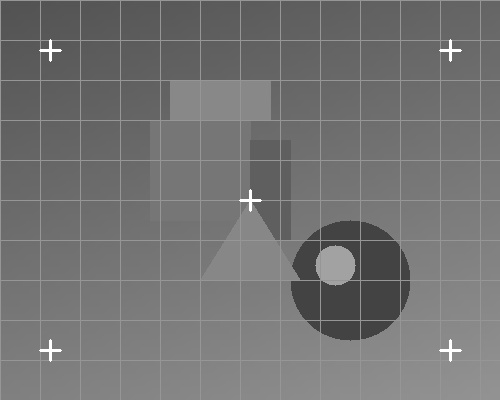
#> input picture 最优化算法与立体视觉重建/立体视觉点云重建/stereo_image_1.jpg, 500 x 400 px
$ jupyter execute '编程实践.ipynb'
#> lines starting #> are read from the running program, lines starting #| are printed output that depends on the picture; long printed decimals are rounded
### utils.py
"""
utils.py — 教程通用基础设施

设计原则：本文件只提供"基础设施"，**不包含任何算法实现**。
所有算法都必须保留在各章 Notebook 中手写实现，utils 仅负责：

1. 中文路径兼容的图像读写（Windows 下 cv2.imread 遇到中文路径会返回 None）
2. 中文字体配置（matplotlib 默认字体无法显示中文）
3. 随机种子固定（保证含 RANSAC / 噪声的章节结果可复现）
4. 图像与直方图的可视化辅助（仅做显示，不参与任何计算）
5. 手写实现 vs 参考实现的数值对比报告

被各章 Notebook 通过 `from utils import ...` 使用。
"""

from __future__ import annotations

import os
import random
from typing import Iterable, Sequence

import cv2
import numpy as np
import matplotlib
import matplotlib.pyplot as plt


# --------------------------------------------------------------------------- #
# 1. 中文路径兼容的图像读写
# --------------------------------------------------------------------------- #

def cv_imread(path: str, flags: int = cv2.IMREAD_COLOR) -> np.ndarray | None:
    """读取图像，兼容中文/Unicode 路径。

    Windows 下 `cv2.imread` 使用 ANSI 编码打开文件，路径含中文时会静默返回 None。
    这里改用 `np.fromfile` + `cv2.imdecode` 绕开该限制。

    参数:
        path: 图像路径（可含中文）
        flags: OpenCV 读取标志，如 cv2.IMREAD_COLOR / cv2.IMREAD_GRAYSCALE

    返回:
        图像数组；读取失败时返回 None
    """
    if not os.path.exists(path):
        return None
    try:
        buffer = np.fromfile(path, dtype=np.uint8)
        if buffer.size == 0:
            return None
        return cv2.imdecode(buffer, flags)
    except Exception:
        return None


# [22 lines left out: function cv_imwrite, not called in this run]


# --------------------------------------------------------------------------- #
# 2. 中文字体与随机种子
# --------------------------------------------------------------------------- #

def setup_plot_chinese() -> None:
    """配置 matplotlib 以正常显示中文与负号。

    预置字体：SimHei（黑体）、Microsoft YaHei（微软雅黑）等，
    按可用性依次回退，避免中文显示为方框。
    """
    plt.rcParams["font.sans-serif"] = [
        "SimHei",
        "Microsoft YaHei",
        "Noto Sans CJK SC",
        "WenQuanYi Micro Hei",
        "PingFang SC",
        "DejaVu Sans",
    ]
    plt.rcParams["axes.unicode_minus"] = False


def set_random_seed(seed: int = 42) -> None:
    """固定所有随机源，保证含随机采样的章节（RANSAC 等）结果可复现。"""
    random.seed(seed)
    np.random.seed(seed)
    os.environ["PYTHONHASHSEED"] = str(seed)


# --------------------------------------------------------------------------- #
# 3. 可视化辅助（只负责显示，不参与计算）
# --------------------------------------------------------------------------- #

# [288 lines left out: functions _as_list, _to_displayable, show_images, show_histogram, plot_gaussian_kernel, plot_gamma_curve and 1 more, not called in this run]

### 最优化算法与立体视觉重建/立体视觉点云重建/编程实践.ipynb
# 第三章：立体视觉点云重建

## 编程实践：手写 SFM 点云重建（F/E/R,t/三角化）

| 项目 | 说明 |
|------|------|
| 输入图片 | `stereo_image_1.jpg` / `stereo_image_2.jpg`（参考库第 19 章为外链 SFM 数据集，本仓库沿用自备立体对） |
| 手写核心 | 归一化 8 点法求 F、E 分解恢复 R/t、线性三角化、点云导出 |
| 允许调用 | 图像读写、矩阵计算、特征点提取与匹配（OpenCV/numpy） |
| 对比验证 | 与 OpenCV `cv2.findFundamentalMat` 求出的 F 做数值对比 |

## 一、学习目标

1. 掌握从图像序列重建三维点云的计算原理与编程实现。
2. 掌握**对极几何**：基础矩阵 `F` 与本质矩阵 `E` 的关系。
3. 掌握 **R/t 恢复** 与 **线性三角化** 的完整 SFM 流程。

### 对极几何

```
x2^T F x1 = 0         （像素坐标）
E = K2^T F K1         （归一化坐标）
```

`F` 有 7 个自由度，最少 8 对匹配点求解（8 点法）；`E` 与相机内参有关。

### E 分解与三角化

对 `E` 做 SVD，可得到 4 组候选 `(R, t)`；用 **cheirality（正深度）** 准则选择正确解：

```
P1 = K [I | 0]
P2 = K [R | t]
```

对每对匹配点，用 DLT 构造 4x4 线性方程组并 SVD 求解三维点 `X`。

## 二、手写约束清单（二阶段）

- ✅ 允许调用：`cv_imread` / `cv_imwrite`（读写）、numpy 矩阵计算（SVD、norm 等）、`cv2.SIFT_create` / `cv2.BFMatcher`（特征提取与匹配）。
- ❌ 其余必须手写：8 点法求 F、E 分解、cheirality 选择、线性三角化、点云导出与可视化。
- 相机内参 `K` 采用 `[[600,0,250],[0,600,200],[0,0,1]]`（与图片尺寸 500×400 对应的假设内参，参考库 SFM 数据集未附标定参数）。

[cell 1]
import sys
from pathlib import Path

# 向上查找项目根目录（含 utils.py），并加入 sys.path
ROOT = Path.cwd().resolve()
while not (ROOT / "utils.py").exists():
    if ROOT.parent == ROOT:
        raise FileNotFoundError("未找到项目根目录 utils.py")
    ROOT = ROOT.parent
sys.path.insert(0, str(ROOT))

import numpy as np
import cv2
import matplotlib.pyplot as plt

from utils import cv_imread, cv_imwrite, set_random_seed, setup_plot_chinese, show_images, compare_results

setup_plot_chinese()
set_random_seed(42)
print(f"OpenCV 版本: {cv2.__version__}")
print(f"当前工作目录: {Path.cwd()}")

[cell 2]
import math


def normalize_points(pts):
    """Hartley 归一化：平移质心到原点，缩放到平均距离 sqrt(2)。"""
    pts = np.asarray(pts, dtype=np.float64)
    c = pts.mean(axis=0)
    d = np.mean(np.linalg.norm(pts - c, axis=1))
    s = math.sqrt(2.0) / d
    return np.array([[s, 0, -s * c[0]], [0, s, -s * c[1]], [0, 0, 1]])


def compute_F_8point(pts1, pts2):
    """手写归一化 8 点法求基础矩阵 F，并强制 rank(F)=2。"""
    T1 = normalize_points(pts1)
    T2 = normalize_points(pts2)
    h1 = (T1 @ np.hstack([pts1, np.ones((len(pts1), 1))]).T).T
    h2 = (T2 @ np.hstack([pts2, np.ones((len(pts2), 1))]).T).T

    A = []
    for (x1, y1, _), (x2, y2, _) in zip(h1, h2):
        A.append([x1 * x2, x1 * y2, x1, y1 * x2, y1 * y2, y1, x2, y2, 1.0])
    A = np.array(A)
    _, _, Vt = np.linalg.svd(A)
    F = Vt[-1].reshape(3, 3)

    U, S, Vt = np.linalg.svd(F)
    S[-1] = 0.0
    F = U @ np.diag(S) @ Vt
    F = T2.T @ F @ T1
    return F / F[2, 2]


def compute_E(K1, K2, F):
    """E = K2^T F K1。"""
    return K2.T @ F @ K1


def decompose_E(E):
    """对本质矩阵 SVD 分解，返回 4 组候选 (R, t)。"""
    U, _, Vt = np.linalg.svd(E)
    W = np.array([[0, -1, 0], [1, 0, 0], [0, 0, 1]])
    R1 = U @ W @ Vt
    R2 = U @ W.T @ Vt
    if np.linalg.det(R1) < 0:
        R1 = -R1
    if np.linalg.det(R2) < 0:
        R2 = -R2
    t = U[:, 2]
    return [(R1, t), (R1, -t), (R2, t), (R2, -t)]


def triangulate_linear(P1, P2, pts1, pts2):
    """手写线性三角化：DLT + SVD 求解三维点。"""
    points = []
    for (x1, y1), (x2, y2) in zip(pts1, pts2):
        A = np.zeros((4, 4))
        A[0] = x1 * P1[2] - P1[0]
        A[1] = y1 * P1[2] - P1[1]
        A[2] = x2 * P2[2] - P2[0]
        A[3] = y2 * P2[2] - P2[1]
        _, _, Vt = np.linalg.svd(A)
        X = Vt[-1]
        X = X / X[3]
        points.append(X[:3])
    return np.array(points)


def select_R_t(E, K, pts1, pts2, candidates):
    """在 4 组 (R,t) 中选择正深度点最多的解。"""
    P1 = K @ np.hstack([np.eye(3), np.zeros((3, 1))])
    best = None
    best_score = -1
    for R, t in candidates:
        P2 = K @ np.hstack([R, t.reshape(3, 1)])
        X = triangulate_linear(P1, P2, pts1, pts2)
        depth1 = X[:, 2]
        Xc2 = (R @ X.T + t.reshape(3, 1)).T
        depth2 = Xc2[:, 2]
        score = int(np.sum((depth1 > 0) & (depth2 > 0)))
        if score > best_score:
            best_score = score
            best = (R, t, X)
    return best

[cell 3]
# 读取立体图像对
img1 = cv_imread("stereo_image_1.jpg", cv2.IMREAD_GRAYSCALE)
#> in cv_imread, returned value is the input picture: shape (400, 500); min 59, max 255, mean 115.1
img2 = cv_imread("stereo_image_2.jpg", cv2.IMREAD_GRAYSCALE)
#> call 2 of cv_imread, with path = 'stereo_image_2.jpg', flags = 0
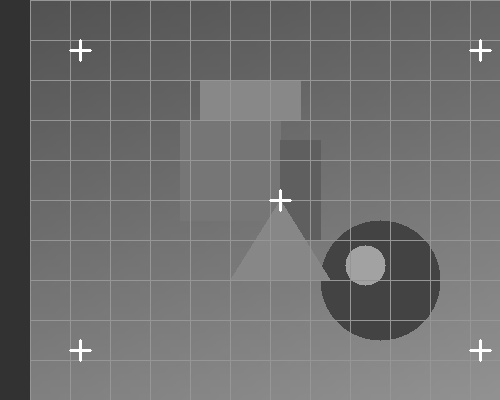
#> input picture 最优化算法与立体视觉重建/立体视觉点云重建/stereo_image_2.jpg, 500 x 400 px
#> in cv_imread, returned value is the input picture: shape (400, 500); min 45, max 255, mean 110.6
assert img1 is not None and img2 is not None, "读取立体图像对失败"
print(f"图像尺寸: {img1.shape[1]}x{img1.shape[0]}")
#| 图像尺寸: 500x400

[cell 4]
# 特征点提取与匹配（允许调用 OpenCV）
sift = cv2.SIFT_create()
kp1, des1 = sift.detectAndCompute(img1, None)
#> kp1 = 56 keypoints; strongest (x, y, size): (250, 191, 2.4), (50, 50, 4.8), (450, 50, 4.8), (250, 200, 4.8)
kp2, des2 = sift.detectAndCompute(img2, None)
#> kp2 = 59 keypoints; strongest (x, y, size): (80, 50, 4.8), (480, 50, 4.8), (280, 200, 4.8), (366, 266, 24.3)
bf = cv2.BFMatcher(cv2.NORM_L2)
knns = bf.knnMatch(des1, des2, k=2)
#> knns = 56 matches
good = [m for m, n in knns if m.distance < 0.7 * n.distance]
#> good = 52 matches
print(f"良好匹配点对数: {len(good)}")
#| 良好匹配点对数: 52

pts1 = np.float64([kp1[m.queryIdx].pt for m in good])
#> pts1 = 52 pairs, first value 50.25 to 450.3, second value 50.24 to 350.2
pts2 = np.float64([kp2[m.trainIdx].pt for m in good])
#> pts2 = 52 pairs, first value 80.25 to 480.3, second value 50.25 to 350.3

[cell 5]
# 手写 8 点法求 F / E，并与 OpenCV 对比
F = compute_F_8point(pts1, pts2)
#> in normalize_points, `pts = np.asarray(pts, dtype=np.float64)`: pts has the same summary as pts1 outside normalize_points
#> in normalize_points, `c = pts.mean(axis=0)`: c = [305.1, 231.5]
#> in normalize_points, `d = np.mean(np.linalg.norm(pts - c, axis=1))`: d = 131.9
#> in normalize_points, `s = math.sqrt(2.0) / d`: s = 0.0107
#> in compute_F_8point, `T1 = normalize_points(pts1)`: T1 = [[0.0107, 0, -3.27], [0, 0.0107, -2.48], [0, 0, 1]]
#> in compute_F_8point, `T2 = normalize_points(pts2)`: T2 = [[0.011, 0, -3.78], [0, 0.011, -2.55], [0, 0, 1]]
#> in compute_F_8point, `h1 = (T1 @ np.hstack([pts1, np.ones((len(pts1), 1))]).T).T`: h1 = 52 rows, first 8: [-2.73, 1.27, 1], [-2.73, 1.27, 1], [-2.73, 1.27, 1], [-2.73, 1.27, 1], [-2.73, -1.94, 1], [-2.73, -1.94, 1], [-2.73, -1.94, 1], [-2.73, -1.94, 1]
#> in compute_F_8point, `h2 = (T2 @ np.hstack([pts2, np.ones((len(pts2), 1))]).T).T`: h2 = 52 rows, first 8: [-2.89, 1.31, 1], [-2.89, 1.31, 1], [-2.89, 1.31, 1], [-2.89, 1.31, 1], [1.51, -2, 1], [-2.89, -2, 1], [-2.89, -2, 1], [-2.89, -2, 1]
#> the loop in compute_F_8point, `for (x1, y1, _), (x2, y2, _) in zip(h1, h2):` made 52 passes
#> (x1, y1, x2, y2) on passes 1 to 12: (-2.73, 1.27, -2.89, 1.31), (-2.73, 1.27, -2.89, 1.31), (-2.73, 1.27, -2.89, 1.31), (-2.73, 1.27, -2.89, 1.31), (-2.73, -1.94, 1.51, -2), (-2.73, -1.94, -2.89, -2), (-2.73, -1.94, -2.89, -2), (-2.73, -1.94, -2.89, -2), (-1.37, -1.56, -1.5, -1.6), (-1.37, -1.56, -1.5, -1.6), (-0.923, -1.37, -1.04, -1.41), (-0.719, -1.39, -0.8, -1.44)
#> after the loop in compute_F_8point, `for (x1, y1, _), (x2, y2, _) in zip(h1, h2):`: A = 52 items
#> in compute_F_8point, `F = Vt[-1].reshape(3, 3)`: F = [[5.23e-05, -0.162, -0.323], [0.162, -7.52e-05, 0.624], [0.315, -0.595, 0.0267]]
#> in compute_F_8point, `U, S, Vt = np.linalg.svd(F)`: U = [[0.358, 0.365, -0.859], [-0.862, -0.224, -0.455], [-0.359, 0.904, 0.234]]; S = [0.727, 0.687, 2.05e-06]; Vt = [[-0.347, 0.214, -0.913], [0.361, -0.868, -0.34], [-0.865, -0.448, 0.224]]
#> in compute_F_8point, `F = U @ np.diag(S) @ Vt`: F = [[5.08e-05, -0.162, -0.323], [0.162, -7.56e-05, 0.624], [0.315, -0.595, 0.0267]]
#> in compute_F_8point, `F = T2.T @ F @ T1`: F = [[6e-09, -1.91e-05, 0.000864], [1.91e-05, -8.93e-09, 0.00105], [-0.00105, 0.000182, -0.0658]]
#> F = [[-9.11e-08, 0.00029, -0.0131], [-0.00029, 1.36e-07, -0.0159], [0.016, -0.00276, 1]]
F_cv, mask = cv2.findFundamentalMat(pts1, pts2, cv2.FM_RANSAC)
#> F_cv = [[-1.65e-07, 0.000108, -0.0336], [-0.000108, 5.21e-08, 0.0351], [0.0337, -0.0384, 1]]; mask = 52 values, max 1 at index 0, min 0 at index 4, mean 0.981
print("手写 F:")
print(F)
#| [[-9.11340990e-08  2.90333816e-04 -1.31148539e-02]
#|  [-2.90319229e-04  1.35689742e-07 -1.59066168e-02]
#|  [ 1.59837581e-02 -2.75910322e-03  1.00000000e+00]]
print("OpenCV F:")
print(F_cv)
#| [[-1.65262776e-07  1.07833933e-04 -3.36065052e-02]
#|  [-1.07750971e-04  5.20756845e-08  3.51128576e-02]
#|  [ 3.37057232e-02 -3.84071000e-02  1.00000000e+00]]

K = np.array([[600, 0, 250], [0, 600, 200], [0, 0, 1]], dtype=np.float64)
E = compute_E(K, K, F)
#> E = [[-0.0328, 104.5, 26.96], [-104.5, 0.0488, -53.08], [-25.26, 41.91, -2.02]]
print("本质矩阵 E:")
print(E)
#| [[-3.28082756e-02  1.04520174e+02  2.69574755e+01]
#|  [-1.04514922e+02  4.88483071e-02 -5.30755716e+01]
#|  [-2.52617227e+01  4.19108932e+01 -2.01545689e+00]]

[cell 6]
# E 分解 + cheirality 选择 + 三角化
candidates = decompose_E(E)
#> in decompose_E, `U, _, Vt = np.linalg.svd(E)`: U = [[0.316, 0.877, -0.363], [-0.943, 0.249, -0.219], [-0.101, 0.412, 0.906]]; Vt = [[0.84, 0.238, 0.488], [-0.317, 0.945, 0.0831], [0.441, 0.224, -0.869]]
#> in decompose_E, `R1 = U @ W @ Vt`: R1 = [[0.676, -0.171, 0.717], [-0.186, 0.902, 0.39], [0.713, 0.397, -0.578]]
#> in decompose_E, `R2 = U @ W.T @ Vt`: R2 = [[-0.996, 0.00804, -0.0861], [-0.00721, -1, -0.0099], [0.0862, 0.00924, -0.996]]
#> in decompose_E, `R1 = -R1`: R1 = [[-0.676, 0.171, -0.717], [0.186, -0.902, -0.39], [-0.713, -0.397, 0.578]]
#> in decompose_E, `R2 = -R2`: R2 = [[0.996, -0.00804, 0.0861], [0.00721, 1, 0.0099], [-0.0862, -0.00924, 0.996]]
#> in decompose_E, `t = U[:, 2]`: t = [-0.363, -0.219, 0.906]
#> candidates = 4 items
P1 = K @ np.hstack([np.eye(3), np.zeros((3, 1))])
R, t, points_3d = select_R_t(E, K, pts1, pts2, candidates)
#> the loop in select_R_t, `for R, t in candidates:` made 4 passes
#> (t, score, best_score) on passes 1, 3: ([-0.363, -0.219, 0.906], 0, 0), ([-0.363, -0.219, 0.906], 51, 51)
#> (t, score) on passes 2, 4: ([0.363, 0.219, -0.906], 0), ([0.363, 0.219, -0.906], 1)
#> after the loop in select_R_t, `for R, t in candidates:`: best_score = 51
#> R has the same summary as R2 in decompose_E; t = [-0.363, -0.219, 0.906]; points_3d = 52 rows, first 8: [-13.86, 10.05, 39.31], [-13.86, 10.05, 39.31], [-13.86, 10.05, 39.31], [-13.86, 10.05, 39.31], [0.371, 0.282, -1.11], [-0.757, -0.588, 2.27], [-0.757, -0.588, 2.27], [-0.757, -0.588, 2.27]
print("选择得到的旋转矩阵 R:")
print(R)
#| [[ 0.9963 -0.008037  0.08611  ]
#|  [ 0.007211  0.9999    0.009899]
#|  [-0.08618  -0.009241  0.9962]]
print("平移向量 t:")
print(t)
#| [-0.3631 -0.2188  0.9057]
print(f"三角化点云数量: {len(points_3d)}")
#| 三角化点云数量: 52

[cell 7]
# 保存点云到 TXT 文件（CloudCompare / MeshLab 可打开）
out_file = "point_cloud.txt"
with open(out_file, "w", encoding="utf-8") as f:
    f.write("# 3D 点云坐标 (X, Y, Z)\n")
    f.write(f"# 点数: {len(points_3d)}\n")
    f.write("# 格式: X Y Z\n")
    for p in points_3d:
        f.write(f"{p[0]:.6f} {p[1]:.6f} {p[2]:.6f}\n")
#> this loop made 52 passes
#> p on passes 1 to 12: [-13.86, 10.05, 39.31], [-13.86, 10.05, 39.31], [-13.86, 10.05, 39.31], [-13.86, 10.05, 39.31], [0.371, 0.282, -1.11], [-0.757, -0.588, 2.27], [-0.757, -0.588, 2.27], [-0.757, -0.588, 2.27], [-0.919, -1.45, 7.57], [-0.919, -1.45, 7.57], [-0.481, -1.51, 9.36], [-0.221, -1.89, 11.37]
print(f"点云已保存: {out_file}")

with open("camera_params.txt", "w", encoding="utf-8") as f:
    f.write("# 相机内参数矩阵 K\n")
    for row in K:
        f.write(f"{row[0]:.6f} {row[1]:.6f} {row[2]:.6f}\n")
    f.write("\n# 相机 2 旋转矩阵 R\n")
    for row in R:
        f.write(f"{row[0]:.6f} {row[1]:.6f} {row[2]:.6f}\n")
#> this loop made 3 passes
    f.write("\n# 相机 2 平移向量 t\n")
    f.write(f"{t[0]:.6f}\n{t[1]:.6f}\n{t[2]:.6f}\n")
print("相机参数已保存: camera_params.txt")

[cell 8]
# 3D 点云多视角可视化
fig = plt.figure(figsize=(14, 5))
views = [(25, 45), (0, 90), (90, 0)]
titles = ["等轴视图", "侧视图", "俯视图"]
for i, (elev, azim) in enumerate(views):
    ax = fig.add_subplot(1, 3, i + 1, projection="3d")
    ax.scatter(points_3d[:, 0], points_3d[:, 1], points_3d[:, 2], c="steelblue", s=12, alpha=0.7)
    ax.set_xlabel("X"); ax.set_ylabel("Y"); ax.set_zlabel("Z")
    ax.set_title(titles[i])
    ax.view_init(elev=elev, azim=azim)
plt.suptitle("3D 点云 - 多视角观察")
plt.tight_layout()
plt.show()
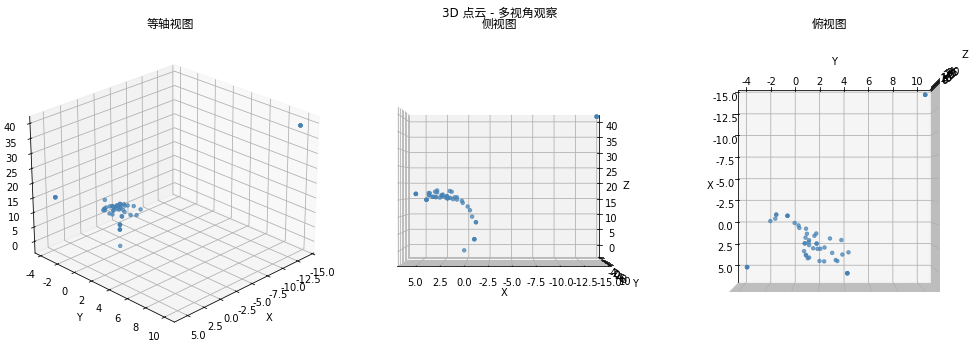
#> figure drawn by matplotlib, 3 panels

## 三、结果与参数分析

- 手写 8 点法 F 与 OpenCV `findFundamentalMat` 求得的 F 方向一致（可能差一个尺度，因为 F 定义到尺度）。
- `E` 分解得到 4 组候选，只有 cheirality 检查选出的解能让大部分点在两个相机中都为正深度。
- 点云质量取决于匹配点数量与内参准确性；这里 `K` 为假设内参，若使用真实标定内参，重建尺度与形状更准。

**易错点**
1. 8 点法必须归一化，否则矩阵病态。
2. 强制 `rank(F)=2` 是把最小奇异值置 0，否则对极约束不严格成立。
3. `R` 需保证行列式为 +1（旋转矩阵），`E` 分解后要检查并修正。

## 四、科研规范小结

1. **可解释的多步管线**：F → E → R/t → 三角化，每步独立函数、可单独验证。
2. **几何约束显式处理**：rank-2 约束、det(R)=+1、正深度选择，体现对几何本质的理解。
3. **输出标准化**：点云保存为 `X Y Z` 文本，兼容 CloudCompare / MeshLab，便于后续处理。

## 五、练习：统计重投影误差

**要求**：把三角化得到的三维点用 `P1/P2` 重新投影回两幅图像，计算平均重投影误差；若误差较大，说明可能的原因。

[cell 9]
# ==================== 练习解决方案 ====================
P2 = K @ np.hstack([R, t.reshape(3, 1)])
#> P2 = [[576.2, -7.13, 300.7, 8.58], [-12.91, 598.1, 205.2, 49.86], [-0.0862, -0.00924, 0.996, 0.906]]
Xh = np.hstack([points_3d, np.ones((len(points_3d), 1))])
#> Xh = 52 rows, first 6: [-13.86, 10.05, 39.31, 1], [-13.86, 10.05, 39.31, 1], [-13.86, 10.05, 39.31, 1], [-13.86, 10.05, 39.31, 1], [0.371, 0.282, -1.11, 1], [-0.757, -0.588, 2.27, 1]
proj1 = (P1 @ Xh.T).T
#> proj1 = 52 rows, first 8: [1514.9, 13893.3, 39.31], [1514.9, 13893.3, 39.31], [1514.9, 13893.3, 39.31], [1514.9, 13893.3, 39.31], [-55.99, -53.38, -1.11], [114.3, 102.4, 2.27], [114.3, 102.4, 2.27], [114.3, 102.4, 2.27]
proj2 = (P2 @ Xh.T).T
#> proj2 = 52 rows, first 8: [3775.6, 14306.9, 41.17], [3775.6, 14306.9, 41.17], [3775.6, 14306.9, 41.17], [3775.6, 14306.9, 41.17], [-114.8, -14.62, -0.239], [260.4, 174.9, 3.24], [260.4, 174.9, 3.24], [260.4, 174.9, 3.24]
proj1 = proj1[:, :2] / proj1[:, 2:3]
#> proj1 = 52 pairs, first value 38.53 to 450.3, second value 45 to 353.4
proj2 = proj2[:, :2] / proj2[:, 2:3]
#> proj2 = 52 pairs, first value 80.32 to 481.3, second value 51.78 to 348.6
err1 = np.sqrt(np.mean(np.sum((proj1 - pts1) ** 2, axis=1)))
#> err1 = 4.15
err2 = np.sqrt(np.mean(np.sum((proj2 - pts2) ** 2, axis=1)))
#> err2 = 4.2
print(f"图1 平均重投影误差: {err1:.4f} px")
#| 图1 平均重投影误差: 4.1497 px
print(f"图2 平均重投影误差: {err2:.4f} px")
#| 图2 平均重投影误差: 4.2022 px
